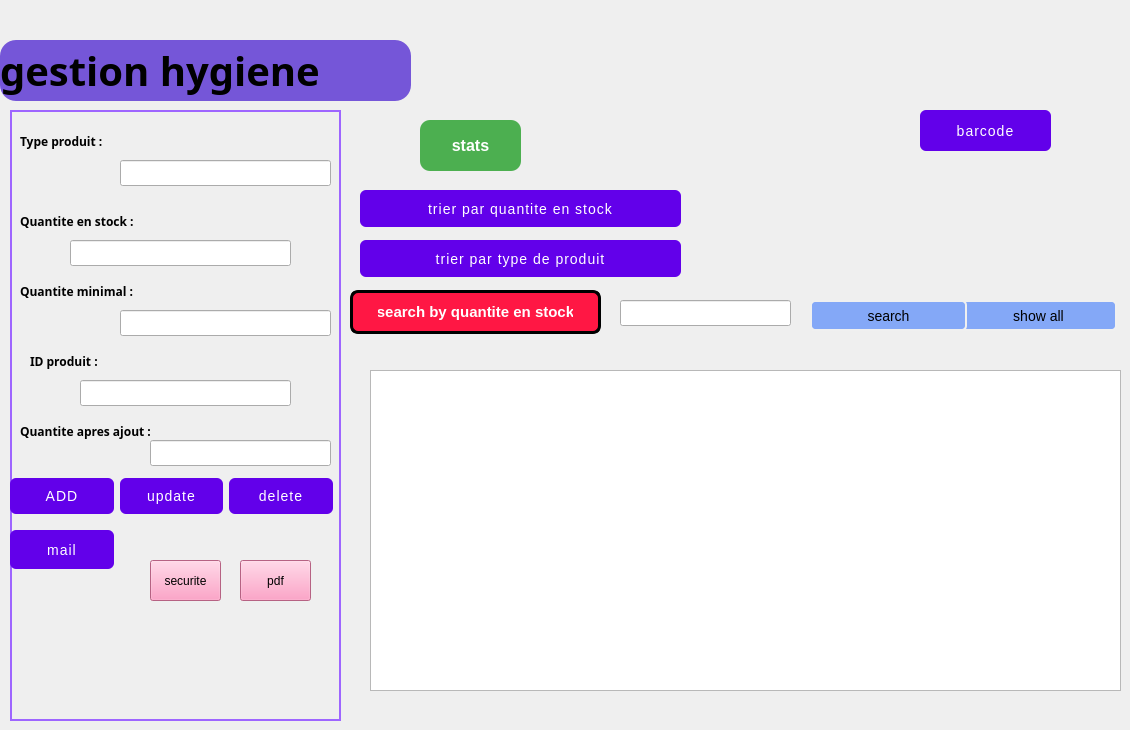
    <widget class="QWidget" name="notifications_page_2">
     <widget class="QLabel" name="title_label_11">
      <property name="geometry">
       <rect>
        <x>0</x>
        <y>40</y>
        <width>411</width>
        <height>61</height>
       </rect>
      </property>
      <property name="font">
       <font>
        <family>Script MT Bold</family>
        <pointsize>30</pointsize>
        <bold>true</bold>
       </font>
      </property>
      <property name="styleSheet">
       <string notr="true">background-color:#7556d8;
border-radius:16px;</string>
      </property>
      <property name="text">
       <string>gestion hygiene</string>
      </property>
     </widget>
     <widget class="QLabel" name="label_114">
      <property name="geometry">
       <rect>
        <x>770</x>
        <y>10</y>
        <width>200</width>
        <height>200</height>
       </rect>
      </property>
      <property name="minimumSize">
       <size>
        <width>40</width>
        <height>40</height>
       </size>
      </property>
      <property name="maximumSize">
       <size>
        <width>200</width>
        <height>200</height>
       </size>
      </property>
      <property name="text">
       <string/>
      </property>
      <property name="pixmap">
       <pixmap>:/images/img-hotellerie-produits.jpg</pixmap>
      </property>
      <property name="scaledContents">
       <bool>true</bool>
      </property>
     </widget>
     <widget class="QLabel" name="label_115">
      <property name="geometry">
       <rect>
        <x>10</x>
        <y>110</y>
        <width>331</width>
        <height>611</height>
       </rect>
      </property>
      <property name="styleSheet">
       <string notr="true">border: 2px solid #9e65ff;</string>
      </property>
      <property name="text">
       <string/>
      </property>
     </widget>
     <widget class="QPushButton" name="pushButton_barcode">
      <property name="geometry">
       <rect>
        <x>920</x>
        <y>110</y>
        <width>131</width>
        <height>41</height>
       </rect>
      </property>
      <property name="styleSheet">
       <string notr="true">QPushButton {
    background-color: #6200ea;
    color: white;
    border-radius: 6px;
    padding: 10px 24px;
    font-size: 14px;
    letter-spacing: 1px;
    text-transform: uppercase;
    transition: background-color 0.3s ease;
}
QPushButton:hover {
    background-color: #3700b3;
}
QPushButton:pressed {
    background-color: #30009c;
}</string>
      </property>
      <property name="text">
       <string>barcode</string>
      </property>
     </widget>
     <widget class="QWidget" name="layoutWidget_14">
      <property name="geometry">
       <rect>
        <x>10</x>
        <y>470</y>
        <width>323</width>
        <height>52</height>
       </rect>
      </property>
      <layout class="QHBoxLayout" name="horizontalLayout_29">
       <item>
        <widget class="QPushButton" name="pushButton_92">
         <property name="styleSheet">
          <string notr="true">QPushButton {
    background-color: #6200ea;
    color: white;
    border-radius: 6px;
    padding: 10px 24px;
    font-size: 14px;
    letter-spacing: 1px;
    text-transform: uppercase;
    transition: background-color 0.3s ease;
}
QPushButton:hover {
    background-color: #3700b3;
}
QPushButton:pressed {
    background-color: #30009c;
}
</string>
         </property>
         <property name="text">
          <string>ADD</string>
         </property>
        </widget>
       </item>
       <item>
        <widget class="QPushButton" name="pushButton_93">
         <property name="styleSheet">
          <string notr="true">QPushButton {
    background-color: #6200ea;
    color: white;
    border-radius: 6px;
    padding: 10px 24px;
    font-size: 14px;
    letter-spacing: 1px;
    text-transform: uppercase;
    transition: background-color 0.3s ease;
}
QPushButton:hover {
    background-color: #3700b3;
}
QPushButton:pressed {
    background-color: #30009c;
}</string>
         </property>
         <property name="text">
          <string>update</string>
         </property>
        </widget>
       </item>
       <item>
        <widget class="QPushButton" name="pushButton_94">
         <property name="styleSheet">
          <string notr="true">QPushButton {
    background-color: #6200ea;
    color: white;
    border-radius: 6px;
    padding: 10px 24px;
    font-size: 14px;
    letter-spacing: 1px;
    text-transform: uppercase;
    transition: background-color 0.3s ease;
}
QPushButton:hover {
    background-color: #3700b3;
}
QPushButton:pressed {
    background-color: #30009c;
}</string>
         </property>
         <property name="text">
          <string>delete</string>
         </property>
        </widget>
       </item>
      </layout>
     </widget>
     <widget class="QLabel" name="label_116">
      <property name="geometry">
       <rect>
        <x>20</x>
        <y>130</y>
        <width>111</width>
        <height>22</height>
       </rect>
      </property>
      <property name="font">
       <font>
        <family>Segoe UI Black</family>
        <bold>true</bold>
       </font>
      </property>
      <property name="text">
       <string>Type produit :</string>
      </property>
     </widget>
     <widget class="QLabel" name="label_117">
      <property name="geometry">
       <rect>
        <x>20</x>
        <y>280</y>
        <width>151</width>
        <height>22</height>
       </rect>
      </property>
      <property name="font">
       <font>
        <family>Segoe UI Black</family>
        <bold>true</bold>
       </font>
      </property>
      <property name="text">
       <string>Quantite minimal :</string>
      </property>
     </widget>
     <widget class="QLabel" name="label_118">
      <property name="geometry">
       <rect>
        <x>20</x>
        <y>420</y>
        <width>161</width>
        <height>22</height>
       </rect>
      </property>
      <property name="font">
       <font>
        <family>Segoe UI Black</family>
        <bold>true</bold>
       </font>
      </property>
      <property name="text">
       <string>Quantite apres ajout :</string>
      </property>
     </widget>
     <widget class="QLabel" name="label_119">
      <property name="geometry">
       <rect>
        <x>20</x>
        <y>210</y>
        <width>141</width>
        <height>22</height>
       </rect>
      </property>
      <property name="font">
       <font>
        <family>Segoe UI Black</family>
        <bold>true</bold>
       </font>
      </property>
      <property name="text">
       <string>Quantite en stock :</string>
      </property>
     </widget>
     <widget class="QPushButton" name="pushButton_pdf">
      <property name="geometry">
       <rect>
        <x>240</x>
        <y>560</y>
        <width>71</width>
        <height>41</height>
       </rect>
      </property>
      <property name="styleSheet">
       <string notr="true">background-color: rgb(255, 137, 184);</string>
      </property>
      <property name="text">
       <string>pdf</string>
      </property>
      <property name="icon">
       <iconset>
        <normaloff>../../Downloads/wetransfer_sidemenu_2024-10-04_1548/sidemenu/im/picture_as_pdf_24dp_5F6368_FILL0_wght400_GRAD0_opsz24.png</normaloff>../../Downloads/wetransfer_sidemenu_2024-10-04_1548/sidemenu/im/picture_as_pdf_24dp_5F6368_FILL0_wght400_GRAD0_opsz24.png</iconset>
      </property>
     </widget>
     <widget class="QPushButton" name="pushButton_97">
      <property name="geometry">
       <rect>
        <x>960</x>
        <y>300</y>
        <width>157</width>
        <height>31</height>
       </rect>
      </property>
      <property name="styleSheet">
       <string notr="true">  font-size: 14px;
    padding: 5px 10px;
    border: 2px solid #f0f0f0;
    border-radius: 5px;
    background-color: #84a8f7;</string>
      </property>
      <property name="text">
       <string>show all</string>
      </property>
     </widget>
     <widget class="QPushButton" name="pushButton_98">
      <property name="geometry">
       <rect>
        <x>810</x>
        <y>300</y>
        <width>157</width>
        <height>31</height>
       </rect>
      </property>
      <property name="styleSheet">
       <string notr="true">  font-size: 14px;
    padding: 5px 10px;
    border: 2px solid #f0f0f0;
    border-radius: 5px;
    background-color: #84a8f7;</string>
      </property>
      <property name="text">
       <string>search</string>
      </property>
     </widget>
     <widget class="QPushButton" name="pushButton_statistique">
      <property name="geometry">
       <rect>
        <x>420</x>
        <y>120</y>
        <width>101</width>
        <height>51</height>
       </rect>
      </property>
      <property name="styleSheet">
       <string notr="true">QPushButton {
    background-color: #4CAF50;        /* Green background */
    color: white;                     /* White text */
    border: none;                     /* No border for a clean look */
    border-radius: 10px;              /* Rounded corners */
    padding: 10px 20px;               /* Padding */
    font-size: 16px;                  /* Text size */
    font-weight: bold;                /* Bold text */
    box-shadow: 3px 3px 10px rgba(0, 0, 0, 0.3); /* Shadow effect */
}

QPushButton:hover {
    background-color: #45a049;        /* Darker green on hover */
}

QPushButton:pressed {
    background-color: #3e8e41;        /* Darker green on press */
}

QPushButton:disabled {
    background-color: #cccccc;        /* Gray background when disabled */
    color: #666666;                   /* Gray text when disabled */
}
</string>
      </property>
      <property name="text">
       <string>stats</string>
      </property>
      <property name="icon">
       <iconset>
        <normaloff>../../Downloads/wetransfer_sidemenu_2024-10-04_1548/sidemenu/m/pngtree-vector-pie-chart-icon-png-image_4894574.jpg</normaloff>../../Downloads/wetransfer_sidemenu_2024-10-04_1548/sidemenu/m/pngtree-vector-pie-chart-icon-png-image_4894574.jpg</iconset>
      </property>
      <property name="iconSize">
       <size>
        <width>50</width>
        <height>50</height>
       </size>
      </property>
     </widget>
     <widget class="QTableView" name="tableView25">
      <property name="geometry">
       <rect>
        <x>370</x>
        <y>370</y>
        <width>751</width>
        <height>321</height>
       </rect>
      </property>
     </widget>
     <widget class="QLabel" name="label_157">
      <property name="geometry">
       <rect>
        <x>30</x>
        <y>350</y>
        <width>101</width>
        <height>22</height>
       </rect>
      </property>
      <property name="font">
       <font>
        <family>Segoe UI Black</family>
        <bold>true</bold>
       </font>
      </property>
      <property name="text">
       <string>ID produit :</string>
      </property>
     </widget>
     <widget class="QPushButton" name="pushButton_trier">
      <property name="geometry">
       <rect>
        <x>360</x>
        <y>190</y>
        <width>321</width>
        <height>37</height>
       </rect>
      </property>
      <property name="styleSheet">
       <string notr="true">QPushButton {
    background-color: #6200ea;
    color: white;
    border-radius: 6px;
    padding: 10px 24px;
    font-size: 14px;
    letter-spacing: 1px;
    text-transform: uppercase;
    transition: background-color 0.3s ease;
}
QPushButton:hover {
    background-color: #3700b3;
}
QPushButton:pressed {
    background-color: #30009c;
}</string>
      </property>
      <property name="text">
       <string>trier par quantite en stock</string>
      </property>
     </widget>
     <widget class="QPushButton" name="pushButton_search">
      <property name="geometry">
       <rect>
        <x>350</x>
        <y>290</y>
        <width>251</width>
        <height>44</height>
       </rect>
      </property>
      <property name="styleSheet">
       <string notr="true">QPushButton {
    background-color: #ff1744;
    color: white;
    border: 3px solid #000000;
    border-radius: 8px;
    padding: 10px 25px;
    font-size: 15px;
    font-weight: bold;
    box-shadow: 5px 5px 0 #000000;
    transition: box-shadow 0.2s ease, background-color 0.2s ease;
}
QPushButton:hover {
    background-color: #f01440;
    box-shadow: 3px 3px 0 #000000;
}
QPushButton:pressed {
    background-color: #d01235;
    box-shadow: 1px 1px 0 #000000;
}
</string>
      </property>
      <property name="text">
       <string>search by quantite en stock</string>
      </property>
     </widget>
     <widget class="QLineEdit" name="lineEdit_search">
      <property name="geometry">
       <rect>
        <x>620</x>
        <y>300</y>
        <width>171</width>
        <height>26</height>
       </rect>
      </property>
     </widget>
     <widget class="QLineEdit" name="lineEdit_type_produit">
      <property name="geometry">
       <rect>
        <x>120</x>
        <y>160</y>
        <width>211</width>
        <height>26</height>
       </rect>
      </property>
     </widget>
     <widget class="QLineEdit" name="lineEdit_qua_stock">
      <property name="geometry">
       <rect>
        <x>70</x>
        <y>240</y>
        <width>221</width>
        <height>26</height>
       </rect>
      </property>
     </widget>
     <widget class="QLineEdit" name="lineEdit_id">
      <property name="geometry">
       <rect>
        <x>80</x>
        <y>380</y>
        <width>211</width>
        <height>26</height>
       </rect>
      </property>
     </widget>
     <widget class="QLineEdit" name="lineEdit_apres_ajou">
      <property name="geometry">
       <rect>
        <x>150</x>
        <y>440</y>
        <width>181</width>
        <height>26</height>
       </rect>
      </property>
     </widget>
     <widget class="QLineEdit" name="lineEdit_qua_mini">
      <property name="geometry">
       <rect>
        <x>120</x>
        <y>310</y>
        <width>211</width>
        <height>26</height>
       </rect>
      </property>
     </widget>
     <widget class="QPushButton" name="pushButton_95">
      <property name="geometry">
       <rect>
        <x>10</x>
        <y>530</y>
        <width>104</width>
        <height>39</height>
       </rect>
      </property>
      <property name="styleSheet">
       <string notr="true">QPushButton {
    background-color: #6200ea;
    color: white;
    border-radius: 6px;
    padding: 10px 24px;
    font-size: 14px;
    letter-spacing: 1px;
    text-transform: uppercase;
    transition: background-color 0.3s ease;
}
QPushButton:hover {
    background-color: #3700b3;
}
QPushButton:pressed {
    background-color: #30009c;
}</string>
      </property>
      <property name="text">
       <string>mail</string>
      </property>
     </widget>
     <widget class="QPushButton" name="pushButton_trier_2">
      <property name="geometry">
       <rect>
        <x>360</x>
        <y>240</y>
        <width>321</width>
        <height>37</height>
       </rect>
      </property>
      <property name="styleSheet">
       <string notr="true">QPushButton {
    background-color: #6200ea;
    color: white;
    border-radius: 6px;
    padding: 10px 24px;
    font-size: 14px;
    letter-spacing: 1px;
    text-transform: uppercase;
    transition: background-color 0.3s ease;
}
QPushButton:hover {
    background-color: #3700b3;
}
QPushButton:pressed {
    background-color: #30009c;
}</string>
      </property>
      <property name="text">
       <string>trier par type de produit</string>
      </property>
     </widget>
     <widget class="QPushButton" name="pushButton_arduino">
      <property name="geometry">
       <rect>
        <x>150</x>
        <y>560</y>
        <width>71</width>
        <height>41</height>
       </rect>
      </property>
      <property name="styleSheet">
       <string notr="true">background-color: rgb(255, 137, 184);</string>
      </property>
      <property name="text">
       <string>securite</string>
      </property>
      <property name="icon">
       <iconset>
        <normaloff>../../Downloads/wetransfer_sidemenu_2024-10-04_1548/sidemenu/im/picture_as_pdf_24dp_5F6368_FILL0_wght400_GRAD0_opsz24.png</normaloff>../../Downloads/wetransfer_sidemenu_2024-10-04_1548/sidemenu/im/picture_as_pdf_24dp_5F6368_FILL0_wght400_GRAD0_opsz24.png</iconset>
      </property>
     </widget>
    </widget>
